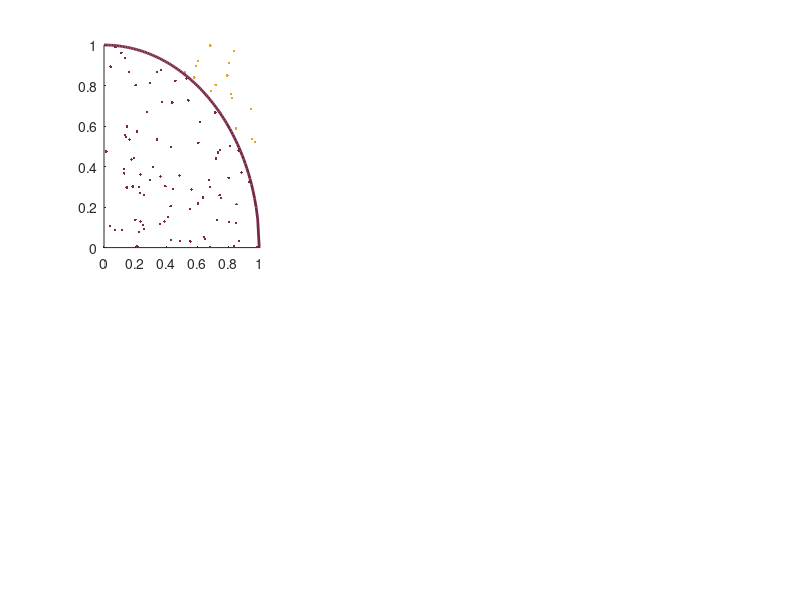

This figure's MATLAB source: (Note: this script raises an error after producing the figure.)
%% Algorytm Monte Carlo 
close all; clear; clc;
rng(13,"twister");
N=[101, 1001, 5001, 10001, 50001, 100001];

f1=figure;
figure(f1);
for k=1:length(N)
    t=0:1/(N(k)-1):1;
    circle=sqrt(1-t.^2);
    points=rand([N(k),2]);

    mask=(points(:,1).^2+points(:,2).^2)<=1;
    circle_points=points(mask, :);
    not_circle_points=points(~mask, :);
    my_pi=4*(length(circle_points)/N(k));
    subplot(2,3,k)
    hold on
    plot(circle_points(:,1),circle_points(:,2),'.','Color','#752848')
    plot(not_circle_points(:,1),not_circle_points(:,2),'.','Color','#e2a532')
    plot(t,circle,'LineWidth',2,'Color','#752848')
    hold off
    title("N:"+(N(k)-1)+"; estymowane \pi:"+my_pi)
    xlabel('X')
    ylabel('Y')
end

%% MC - wizualizacja „dążenia” chwilowej estymowanej wartości pi wraz ze wzrostem liczby losowań
clear; clc;
rng(13,"twister");

estimated_pi=zeros(10000,1);
avg_pi=0;

f2=figure;
figure(f2);
hold on
grid on
for k=1:10
    points=rand([10000,2]);

    mask=(points(:,1).^2+points(:,2).^2)<=1;
    for j=1:10000
        estimated_pi(j)=4*sum(mask(1:j))/j;
    end
    avg_pi=avg_pi+estimated_pi(10000);
    plot(1:10000,estimated_pi,'Color','#752848')
    xlabel('Liczba losowań')
    ylabel('Estymowana wartość liczby \pi')
end
title("Średnie estymowane \pi:"+num2str(avg_pi/10, '%.6f'))
yline(pi,'LineWidth',2,'Color','#e2a532')
ylim([1, 4]);
hold off


%% MC - wizualizacja poprawy wyników estymacji wraz ze wzrostem N
clear; clc;
rng(13,"twister");

N = [10, 100, 1000, 10000];

f3=figure;
figure(f3);

for i=1:length(N)
    estimated_pi=zeros(N(i),10);
    subplot(2,2,i);
    hold on
    for j=1:10
        points=rand([N(i),2]);
        mask=(points(:,1).^2+points(:,2).^2)<=1;
        for k=1:N(i)
            estimated_pi(k,j)=4*sum(mask(1:k))/k;
        end
        if(N(i)>10)
            estimated_pi(1:20,j)=nan;
        end
    end

    h=boxplot(estimated_pi,'Symbol','.','Colors',[0.458, 0.156, 0.282]);
    set(findobj(h, 'Tag', 'Outliers'), 'MarkerEdgeColor', [0.529, 0.819, 0.361]);
    yline(pi,'LineWidth',2,'Color','#e2a532')
    hold off

    title("Dla "+N(i)+" losowań");
    xlabel("Nr serii");
    ylabel("Estymacja \pi");
    xticks(1:10);
    yticks(1:0.5:4.5);
    ylim([1.5 4.5]);
end
